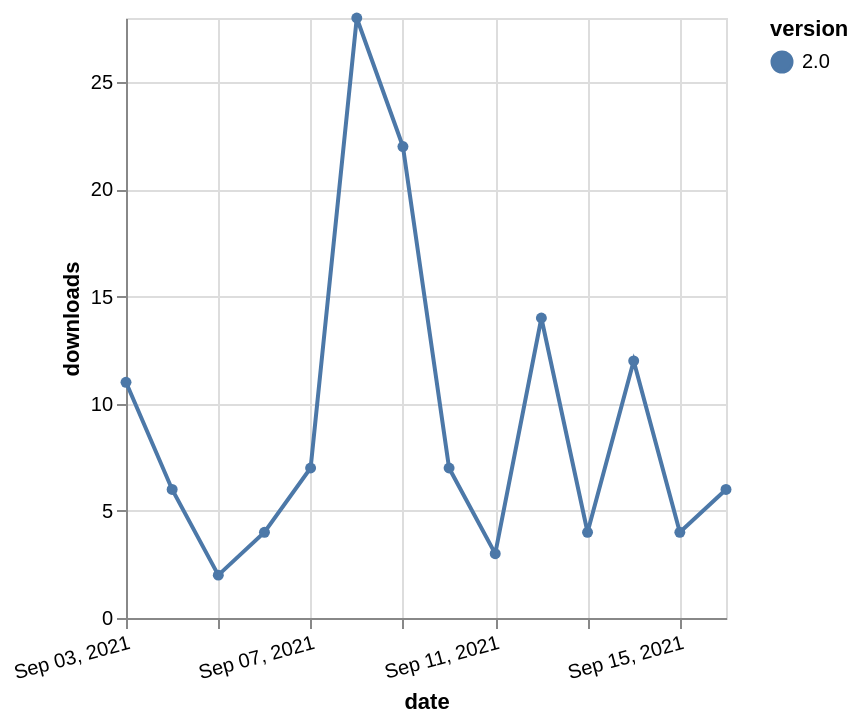

Write the Vega-Lite specification saved for this chart.
### Vega-Lite specification from a JSON file in a GitHub repository (floating-point values rounded to 4 significant figures)
{"$schema": "https://vega.github.io/schema/vega-lite/v5.json", "description": "A simple bar chart with embedded data.", "data": {"values": [{"date": "2021-09-03", "total": 6962, "delta": 11, "version": "2.0"}, {"date": "2021-09-04", "total": 6968, "delta": 6, "version": "2.0"}, {"date": "2021-09-05", "total": 6970, "delta": 2, "version": "2.0"}, {"date": "2021-09-06", "total": 6974, "delta": 4, "version": "2.0"}, {"date": "2021-09-07", "total": 6981, "delta": 7, "version": "2.0"}, {"date": "2021-09-08", "total": 7009, "delta": 28, "version": "2.0"}, {"date": "2021-09-09", "total": 7031, "delta": 22, "version": "2.0"}, {"date": "2021-09-10", "total": 7038, "delta": 7, "version": "2.0"}, {"date": "2021-09-11", "total": 7041, "delta": 3, "version": "2.0"}, {"date": "2021-09-12", "total": 7055, "delta": 14, "version": "2.0"}, {"date": "2021-09-13", "total": 7059, "delta": 4, "version": "2.0"}, {"date": "2021-09-14", "total": 7071, "delta": 12, "version": "2.0"}, {"date": "2021-09-15", "total": 7075, "delta": 4, "version": "2.0"}, {"date": "2021-09-16", "total": 7081, "delta": 6, "version": "2.0"}]}, "width": "container", "mark": {"type": "line", "point": {"filled": true}}, "encoding": {"x": {"field": "date", "type": "temporal", "timeUnit": "yearmonthdate", "title": "date", "axis": {"labelAngle": -15}}, "y": {"field": "delta", "type": "quantitative", "title": "downloads"}, "color": {"field": "version", "type": "nominal"}, "tooltip": {"field": "delta"}}}
